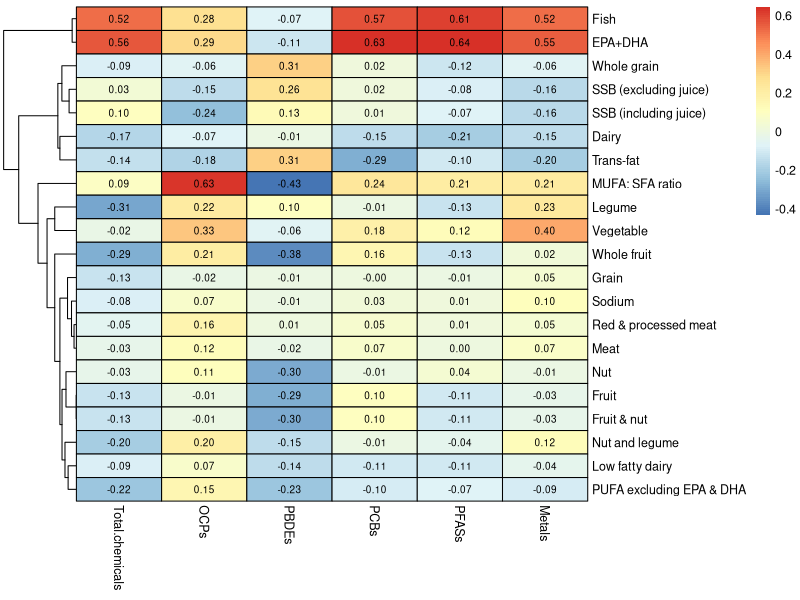

Generate this figure with R: (Note: this script raises an error after producing the figure.)
setwd("C:/nus_project/1st_nus_chemical_nutrition/formal_analysis/revision02202024")
library(pheatmap)
library(vegan)
library(openxlsx)
library(gplots)
data<- read.xlsx("figure_1c.xlsx", sheet ="Sheet3")

rownames(data) <- data[,1]
data<-data[,-1]
data<- as.matrix(data)

figure_2c<-pheatmap(data, cluster_row = TRUE,cluster_cols = FALSE,border_color = "black",
                          display_numbers = TRUE,        
                          number_color = "black",     
                          fontsize=9,                 
                          number_format = "%.2f")   
pdf("figure_2c.pdf", width = 6, height = 4)
print(loading_fartors)
dev.off()
